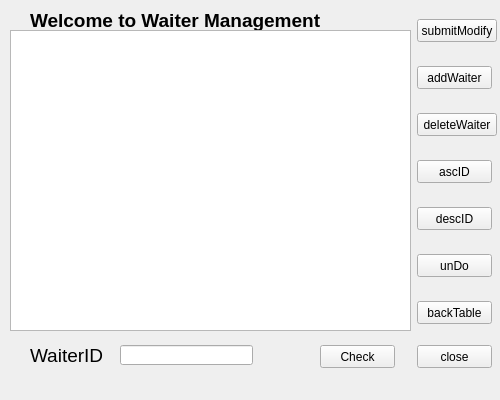
<?xml version="1.0" encoding="UTF-8"?>
<ui version="4.0">
 <class>Waiter</class>
 <widget class="QWidget" name="Waiter">
  <property name="geometry">
   <rect>
    <x>0</x>
    <y>0</y>
    <width>500</width>
    <height>400</height>
   </rect>
  </property>
  <property name="windowTitle">
   <string>Form</string>
  </property>
  <widget class="QLabel" name="label">
   <property name="geometry">
    <rect>
     <x>0</x>
     <y>0</y>
     <width>500</width>
     <height>400</height>
    </rect>
   </property>
   <property name="text">
    <string/>
   </property>
   <property name="pixmap">
    <pixmap resource="../images.qrc">:/images/wall3-new.png</pixmap>
   </property>
  </widget>
  <widget class="QLabel" name="label_3">
   <property name="geometry">
    <rect>
     <x>30</x>
     <y>0</y>
     <width>321</width>
     <height>41</height>
    </rect>
   </property>
   <property name="font">
    <font>
     <family>Arial</family>
     <pointsize>14</pointsize>
     <weight>75</weight>
     <bold>true</bold>
    </font>
   </property>
   <property name="text">
    <string>Welcome to Waiter Management </string>
   </property>
  </widget>
  <widget class="QPushButton" name="pushButton_add">
   <property name="geometry">
    <rect>
     <x>417</x>
     <y>66</y>
     <width>75</width>
     <height>23</height>
    </rect>
   </property>
   <property name="text">
    <string>addWaiter</string>
   </property>
  </widget>
  <widget class="QPushButton" name="pushButton_asc">
   <property name="geometry">
    <rect>
     <x>417</x>
     <y>160</y>
     <width>75</width>
     <height>23</height>
    </rect>
   </property>
   <property name="text">
    <string>ascID</string>
   </property>
  </widget>
  <widget class="QPushButton" name="pushButton_delete">
   <property name="geometry">
    <rect>
     <x>417</x>
     <y>113</y>
     <width>80</width>
     <height>23</height>
    </rect>
   </property>
   <property name="text">
    <string>deleteWaiter</string>
   </property>
  </widget>
  <widget class="QPushButton" name="pushButton_check">
   <property name="geometry">
    <rect>
     <x>320</x>
     <y>345</y>
     <width>75</width>
     <height>23</height>
    </rect>
   </property>
   <property name="text">
    <string>Check</string>
   </property>
  </widget>
  <widget class="QTableView" name="tableView">
   <property name="geometry">
    <rect>
     <x>10</x>
     <y>30</y>
     <width>401</width>
     <height>301</height>
    </rect>
   </property>
  </widget>
  <widget class="QPushButton" name="pushButton_back">
   <property name="geometry">
    <rect>
     <x>417</x>
     <y>301</y>
     <width>75</width>
     <height>23</height>
    </rect>
   </property>
   <property name="text">
    <string>backTable</string>
   </property>
  </widget>
  <widget class="QLabel" name="label_2">
   <property name="geometry">
    <rect>
     <x>30</x>
     <y>345</y>
     <width>91</width>
     <height>20</height>
    </rect>
   </property>
   <property name="font">
    <font>
     <family>Arial</family>
     <pointsize>14</pointsize>
    </font>
   </property>
   <property name="text">
    <string>WaiterID</string>
   </property>
  </widget>
  <widget class="QLineEdit" name="lineEdit">
   <property name="geometry">
    <rect>
     <x>120</x>
     <y>345</y>
     <width>133</width>
     <height>20</height>
    </rect>
   </property>
  </widget>
  <widget class="QPushButton" name="pushButton_submit">
   <property name="geometry">
    <rect>
     <x>417</x>
     <y>19</y>
     <width>80</width>
     <height>23</height>
    </rect>
   </property>
   <property name="text">
    <string>submitModify</string>
   </property>
  </widget>
  <widget class="QPushButton" name="pushButton_undo">
   <property name="geometry">
    <rect>
     <x>417</x>
     <y>254</y>
     <width>75</width>
     <height>23</height>
    </rect>
   </property>
   <property name="text">
    <string>unDo</string>
   </property>
  </widget>
  <widget class="QPushButton" name="pushButton_desc">
   <property name="geometry">
    <rect>
     <x>417</x>
     <y>207</y>
     <width>75</width>
     <height>23</height>
    </rect>
   </property>
   <property name="text">
    <string>descID</string>
   </property>
  </widget>
  <widget class="QPushButton" name="pushButton_check_2">
   <property name="geometry">
    <rect>
     <x>417</x>
     <y>345</y>
     <width>75</width>
     <height>23</height>
    </rect>
   </property>
   <property name="text">
    <string>close</string>
   </property>
  </widget>
 </widget>
 <resources>
  <include location="../images.qrc"/>
 </resources>
 <connections/>
</ui>
